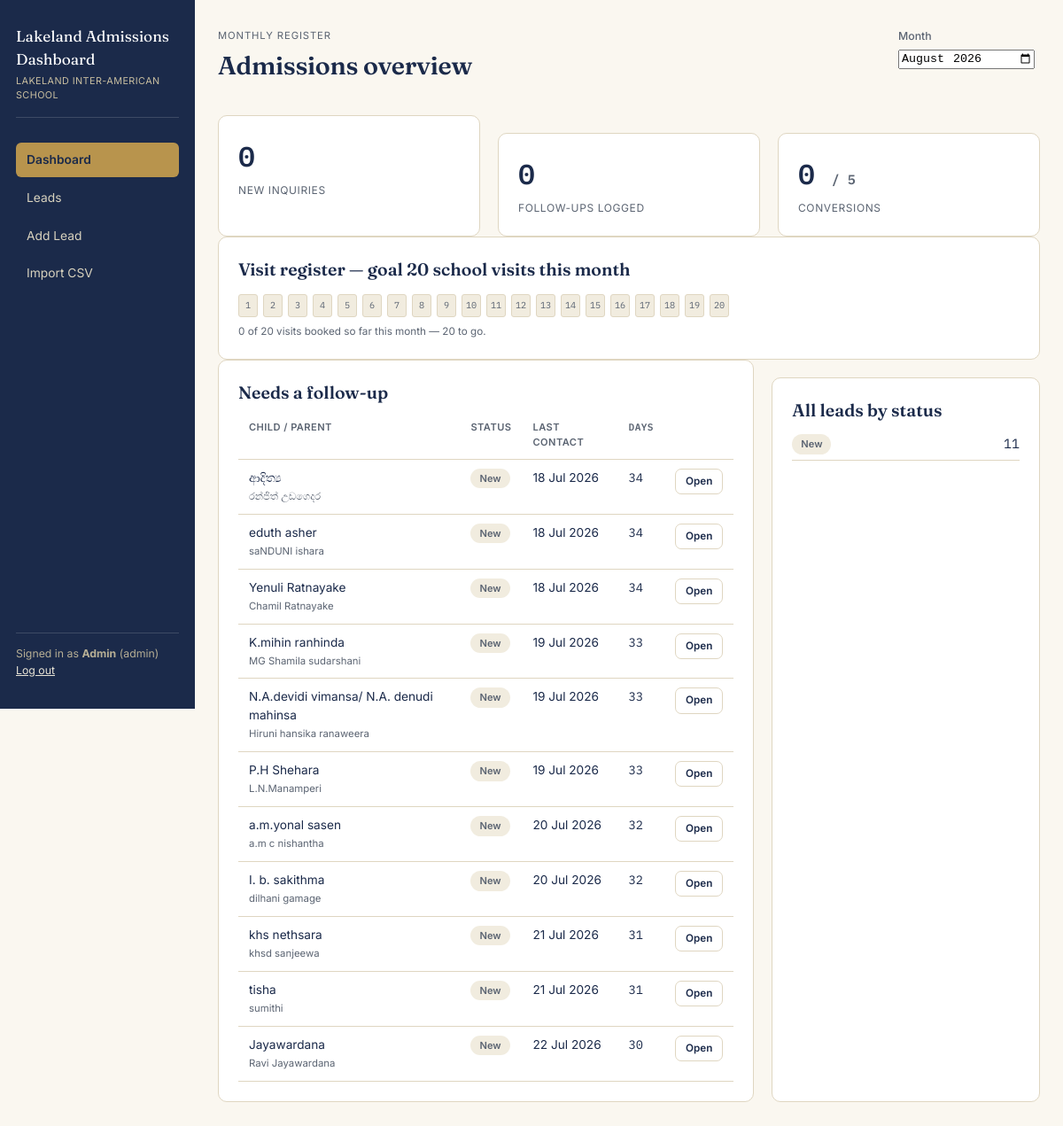
/index.php (signed in), run on the app's committed database.
### tables this page shows
CREATE TABLE IF NOT EXISTS leads (
  id INT AUTO_INCREMENT PRIMARY KEY,
  received_date DATE NOT NULL,
  source ENUM('lead_form','whatsapp','facebook','call_in','walk_in','referral','other') NOT NULL DEFAULT 'other',
  grade VARCHAR(50) DEFAULT '',
  contact VARCHAR(50) DEFAULT '',
  parent_name VARCHAR(120) DEFAULT '',
  child_name VARCHAR(120) DEFAULT '',
  current_school VARCHAR(180) DEFAULT '',
  location VARCHAR(120) DEFAULT '',
  fb_name VARCHAR(120) DEFAULT '',
  inquiry_notes TEXT,
  transfer_period VARCHAR(120) DEFAULT '',
  reason VARCHAR(150) DEFAULT '',
  status ENUM(
    'new',
    'contacted',
    'high_quality',
    'follow_up',
    'visit_scheduled',
    'visited',
    'converted',
    'not_interested',
    'rejected',
    'random_click'
  ) NOT NULL DEFAULT 'new',
  rejection_reason VARCHAR(255) DEFAULT NULL,
  visit_date DATE DEFAULT NULL,
  converted_date DATE DEFAULT NULL,
  created_at TIMESTAMP DEFAULT CURRENT_TIMESTAMP,
  updated_at TIMESTAMP DEFAULT CURRENT_TIMESTAMP ON UPDATE CURRENT_TIMESTAMP
);

### includes/helpers.php (called while the page is built, shortened)
<?php
function normalize_workflow_status(?string $status): string
{
    $status = strtolower(trim((string) $status));
    $map = [
        'follow_up_needed' => 'follow_up_required',
        'follow_up' => 'follow_up_required',
        'converted' => 'joined',
        'high_quality' => 'contacted',
        'visit_interested' => 'visit_interested',
        'visit_requested' => 'visit_requested',
        'visit_scheduled' => 'visit_scheduled',
        'visited' => 'visited',
        'still_considering' => 'follow_up_required',
        'pending' => 'follow_up_required',
        'call_back_later' => 'follow_up_required',
        'will_call_back' => 'follow_up_required',
        'interested' => 'contacted',
        'positive' => 'contacted',
        'no_response' => 'follow_up_required',
        'not_reached' => 'follow_up_required',
        'number_not_working' => 'follow_up_required',
        'not_interested' => 'closed',
        'wrong_lead' => 'closed',
        'accidental_lead' => 'closed',
        'random_click' => 'closed',
        'job_inquiry' => 'closed',
        'rejected' => 'closed',
        'negative' => 'closed',
    ];
    $status = $map[$status] ?? $status;
    return array_key_exists($status, STATUS_LABELS)
        ? $status
        : 'new';
}
function status_label(string $status): string
{
    $status = normalize_workflow_status($status);
    return STATUS_LABELS[$status]
        ?? ucwords(str_replace('_', ' ', $status));
}
function status_class(string $status): string
{
    $status = normalize_workflow_status($status);
    return STATUS_CLASSES[$status] ?? 'tag-neutral';
}
function fmt_date(?string $date): string
{
    $timestamp = strtotime($date);
    return $timestamp
        ? date('j M Y', $timestamp)
        : '—';
}
function e(?string $value): string
{
    return htmlspecialchars(
        $value ?? '',
        ENT_QUOTES,
        'UTF-8'
    );
}
function month_bounds(?string $yearMonth = null): array
{
    $yearMonth = $yearMonth ?: date('Y-m');
    $start = $yearMonth . '-01';
    $end = date('Y-m-t', strtotime($start));
    return [$start, $end, $yearMonth];
}

### includes/auth.php (called while the page is built, shortened)
<?php
function current_user(): ?array {
    return $_SESSION['user'] ?? null;
}
function is_admin(): bool {
    $u = current_user();
    return $u && $u['role'] === 'admin';
}

### index.php (the view, shortened to what this page needs)
<?php
require_once __DIR__ . '/includes/auth.php';
require_once __DIR__ . '/includes/helpers.php';
$db = get_db();
$ym = $_GET['month'] ?? date('Y-m');
[$start, $end, $ym] = month_bounds($ym);
$active_statuses = "'new','contacted','high_quality','follow_up','visit_scheduled'";
$stat_leads = $db->prepare("SELECT COUNT(*) FROM leads WHERE received_date BETWEEN ? AND ?");
$stat_leads->execute([$start, $end]);
$total_leads = (int)$stat_leads->fetchColumn();
$stat_calls = $db->prepare("SELECT COUNT(*) FROM follow_ups WHERE followup_date BETWEEN ? AND ?");
$stat_calls->execute([$start, $end]);
$total_calls = (int)$stat_calls->fetchColumn();
$stat_visits = $db->prepare("SELECT COUNT(*) FROM leads WHERE visit_date BETWEEN ? AND ?");
$stat_visits->execute([$start, $end]);
$total_visits = (int)$stat_visits->fetchColumn();
$stat_conv = $db->prepare("SELECT COUNT(*) FROM leads WHERE converted_date BETWEEN ? AND ?");
$stat_conv->execute([$start, $end]);
$total_conv = (int)$stat_conv->fetchColumn();
$breakdown = $db->query("SELECT status, COUNT(*) c FROM leads GROUP BY status")->fetchAll(PDO::FETCH_KEY_PAIR);
$stale = $db->query("
  SELECT l.*,
    COALESCE(MAX(f.followup_date), l.received_date) AS last_touch,
    DATEDIFF(CURDATE(), COALESCE(MAX(f.followup_date), l.received_date)) AS days_since
  FROM leads l
  LEFT JOIN follow_ups f ON f.lead_id = l.id
  WHERE l.status IN ($active_statuses)
  GROUP BY l.id
  HAVING days_since >= 1
  ORDER BY days_since DESC
  LIMIT 12
")->fetchAll();
$active = 'dashboard';
require __DIR__ . '/includes/layout_top.php';
?>
<div class="topbar">
  <div>
    <div class="eyebrow">Monthly register</div>
    <h1>Admissions overview</h1>
  </div>
  <form method="get" class="filters" style="margin:0;">
    <div class="field">
      <label for="month">Month</label>
      <input type="month" id="month" name="month" value="<?= e($ym) ?>" onchange="this.form.submit()">
    </div>
  </form>
</div>
<div class="grid grid-3">
  <div class="card stat">
    <span class="num"><?= $total_leads ?></span>
    <span class="label">New inquiries</span>
  </div>
  <div class="card stat">
    <span class="num"><?= $total_calls ?></span>
    <span class="label">Follow-ups logged</span>
  </div>
  <div class="card stat">
    <span class="num"><?= $total_conv ?> <span style="font-size:1rem;color:var(--slate);">/ <?= MONTHLY_CONVERSION_GOAL ?></span></span>
    <span class="label">Conversions</span>
  </div>
</div>
<div class="card">
  <h2>Visit register — goal <?= MONTHLY_VISIT_GOAL ?> school visits this month</h2>
  <div class="register">
    <?php for ($i = 1; $i <= MONTHLY_VISIT_GOAL; $i++): ?>
      <div class="slot <?= $i <= $total_visits ? 'filled' : '' ?> <?= ($i <= $total_visits && $total_visits >= MONTHLY_VISIT_GOAL) ? 'goal-hit' : '' ?>"><?= $i ?></div>
    <?php endfor; ?>
  </div>
  <div class="register-caption"><?= $total_visits ?> of <?= MONTHLY_VISIT_GOAL ?> visits booked so far this month — <?= max(0, MONTHLY_VISIT_GOAL - $total_visits) ?> to go.</div>
</div>
<div class="grid grid-2">
  <div class="card">
    <h2>Needs a follow-up</h2>
    <?php if (!$stale): ?>
      <p style="color:var(--slate);">Nothing overdue — every active lead has been touched recently.</p>
    <?php else: ?>
      <table>
        <thead><tr><th>Child / Parent</th><th>Status</th><th>Last contact</th><th class="num">Days</th><th></th></tr></thead>
        <tbody>
        <?php foreach ($stale as $l): ?>
          <tr>
            <td><?= e($l['child_name'] ?: '—') ?><br><small style="color:var(--slate);"><?= e($l['parent_name']) ?></small></td>
            <td><span class="tag <?= status_class($l['status']) ?>"><?= status_label($l['status']) ?></span></td>
            <td><?= fmt_date($l['last_touch']) ?></td>
            <td class="num"><?= (int)$l['days_since'] ?></td>
            <td><a class="btn btn-outline btn-sm" href="lead_view.php?id=<?= (int)$l['id'] ?>">Open</a></td>
          </tr>
        <?php endforeach; ?>
        </tbody>
      </table>
    <?php endif; ?>
  </div>
  <div class="card">
    <h2>All leads by status</h2>
    <?php foreach (STATUS_LABELS as $key => $label): $c = $breakdown[$key] ?? 0; if (!$c) continue; ?>
      <div style="display:flex; justify-content:space-between; padding:6px 0; border-bottom:1px solid var(--line);">
        <span class="tag <?= status_class($key) ?>"><?= e($label) ?></span>
        <span class="mono"><?= (int)$c ?></span>
      </div>
    <?php endforeach; ?>
  </div>
</div>
<?php require __DIR__ . '/includes/layout_bottom.php'; ?>

### includes/layout_top.php (shortened to what this page needs)
<?php
$user = current_user();
$active = $active ?? '';
?>
<!DOCTYPE html>
<html lang="en">
<head>
<link rel="stylesheet" href="<?= BASE_PATH ?>/assets/css/style.css">
</head>
<body>
<div class="app-shell">
  <aside class="sidebar">
    <div class="brand"><?= e(SITE_TITLE) ?><small><?= e(SCHOOL_NAME) ?></small></div>
    <nav>
      <a href="<?= BASE_PATH ?>/index.php" class="<?= $active==='dashboard'?'active':'' ?>">Dashboard</a>
      <a href="<?= BASE_PATH ?>/leads.php" class="<?= $active==='leads'?'active':'' ?>">Leads</a>
      <?php if (is_admin()): ?>
      <a href="<?= BASE_PATH ?>/lead_form.php" class="<?= $active==='add'?'active':'' ?>">Add Lead</a>
      <a href="<?= BASE_PATH ?>/import_csv.php" class="<?= $active==='import'?'active':'' ?>">Import CSV</a>
      <?php endif; ?>
    </nav>
    <?php if ($user): ?>
    <div class="user-box">
      Signed in as <strong><?= e($user['display_name']) ?></strong> (<?= e($user['role']) ?>)<br>
      <a href="<?= BASE_PATH ?>/logout.php">Log out</a>
    </div>
    <?php endif; ?>
  </aside>
  <main class="main">

### includes/layout_bottom.php (shortened to what this page needs)
  </main>
</div>
</body>
</html>

### data on the page
leads: child_name "ආදිත්‍ය", parent_name "රන්ජිත් උඩගෙදර", status "New", last_touch "18 Jul 2026", days_since "34"
leads: child_name "eduth asher", parent_name "saNDUNI ishara", status "New", last_touch "18 Jul 2026", days_since "34"
leads: child_name "Yenuli Ratnayake", parent_name "Chamil Ratnayake", status "New", last_touch "18 Jul 2026", days_since "34"
leads: child_name "K.mihin ranhinda", parent_name "MG Shamila sudarshani", status "New", last_touch "19 Jul 2026", days_since "33"
leads: child_name "N.A.devidi vimansa/ N.A. denudi mahinsa", parent_name "Hiruni hansika ranaweera", status "New", last_touch "19 Jul 2026", days_since "33"
leads: child_name "P.H Shehara", parent_name "L.N.Manamperi", status "New", last_touch "19 Jul 2026", days_since "33"
leads: child_name "a.m.yonal sasen", parent_name "a.m c nishantha", status "New", last_touch "20 Jul 2026", days_since "32"
leads: child_name "I. b. sakithma", parent_name "dilhani gamage", status "New", last_touch "20 Jul 2026", days_since "32"
leads: child_name "khs nethsara", parent_name "khsd sanjeewa", status "New", last_touch "21 Jul 2026", days_since "31"
leads: child_name "tisha", parent_name "sumithi", status "New", last_touch "21 Jul 2026", days_since "31"
leads: child_name "Jayawardana", parent_name "Ravi Jayawardana", status "New", last_touch "22 Jul 2026", days_since "30"

### other printed values
SITE_TITLE "Lakeland Admissions Dashboard"
SCHOOL_NAME "LAKELAND INTER-AMERICAN SCHOOL"
$user['display_name'] "Admin"
$user['role'] "admin"
$total_leads "0"
$total_calls "0"
$total_conv "0"
MONTHLY_CONVERSION_GOAL "5"
MONTHLY_VISIT_GOAL "20"
$total_visits "0"
max(0, MONTHLY_VISIT_GOAL - $total_visits) "20"
$label "New"
$c "11"
